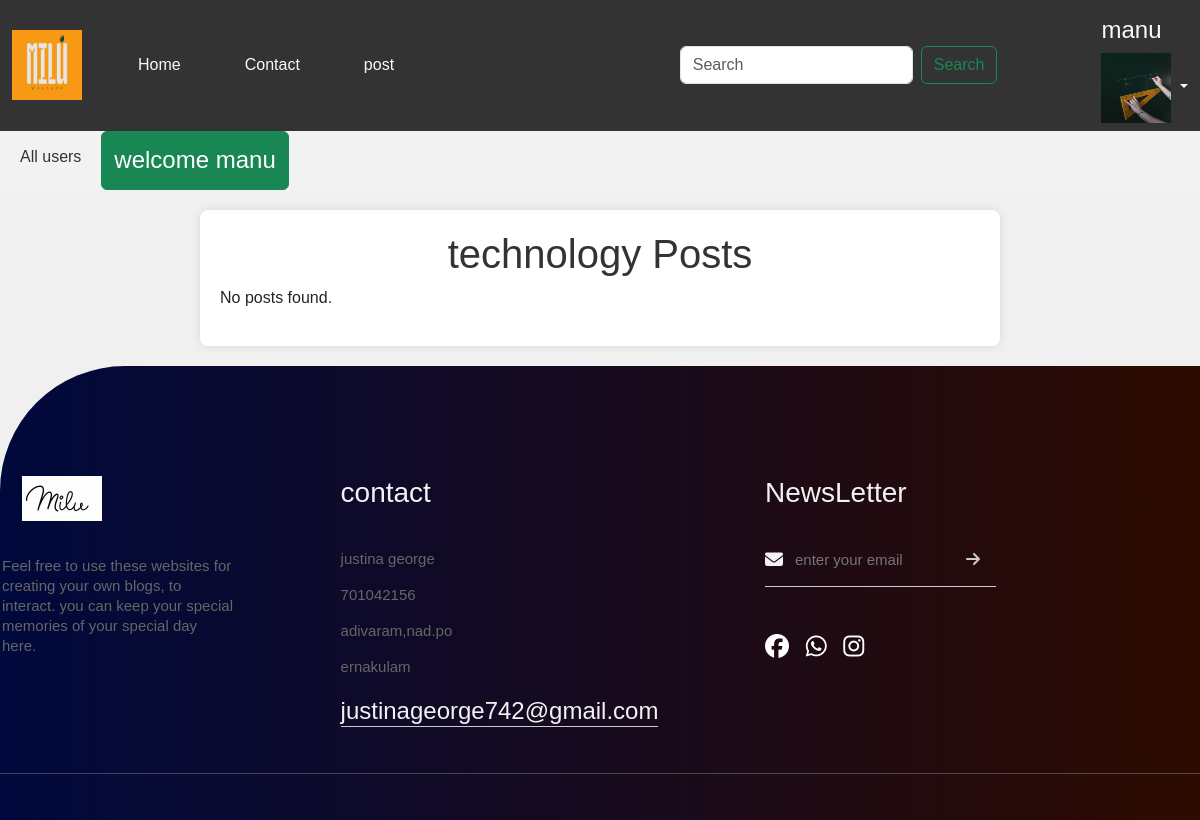
Before: /categorypost/technology/ (signed in) with the older database file.
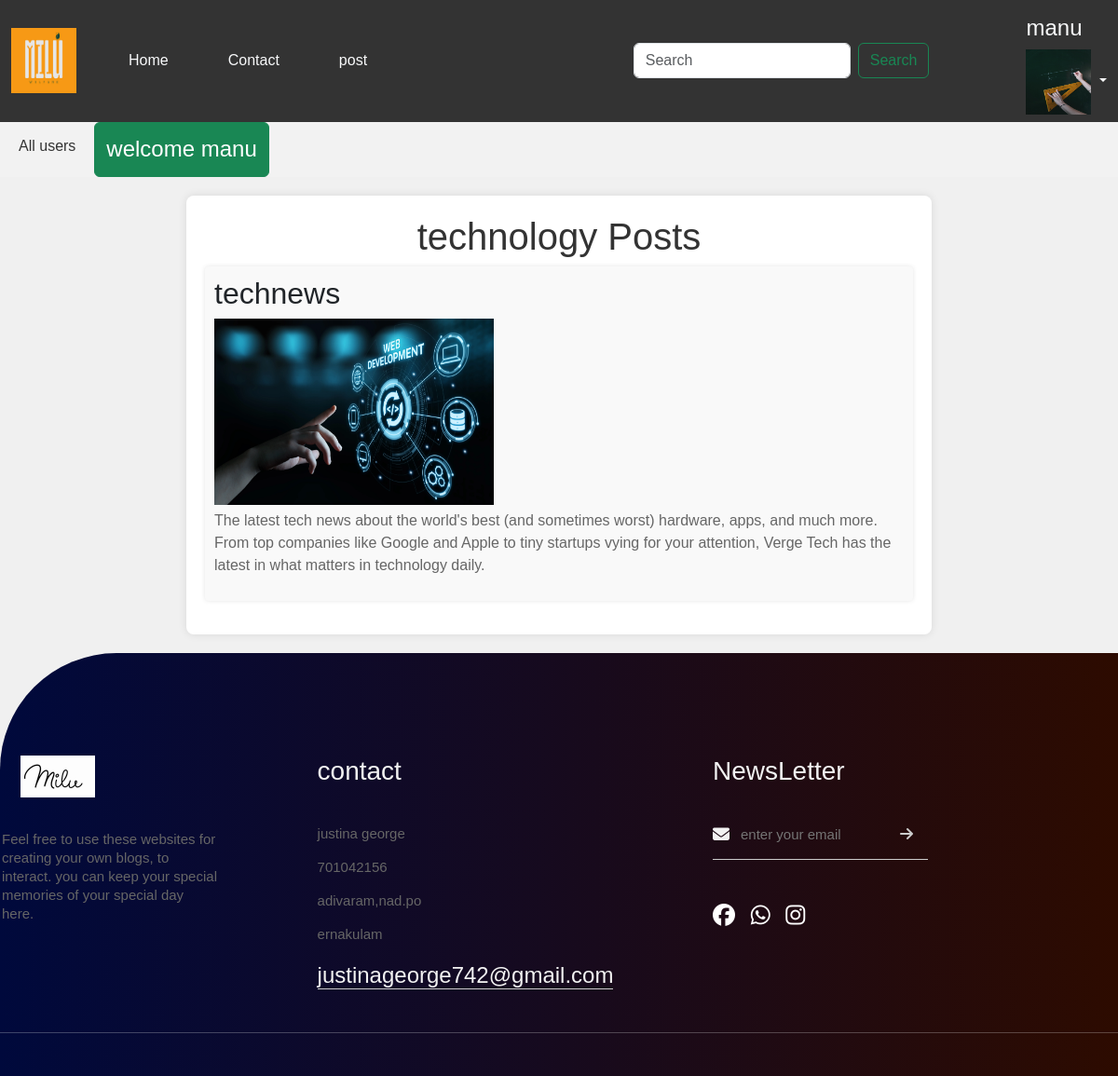
After: the same page with the newer database file.
### blogapp/models.py (models this page shows)
class Post(models.Model):
    post_id = models.AutoField(primary_key=True)
    title = models.CharField(max_length=200)
    content = models.TextField()
    url = models.CharField(max_length=100)
    cat = models.CharField(max_length=100, choices=CATEGORIES)
    image = models.ImageField(upload_to='posts/')

### blogapp/views.py (the view)
# urls.py: path("categorypost/<str:category_title>/",views.categoryPostView.as_view(),name="post_category"),
@method_decorator(decs,name="dispatch")
class categoryPostView(View):
    def get(self,request,category_title,*args,**kwargs):
        category=Category.objects.get(title=category_title)
        posts=Post.objects.filter(cat=category_title)
        return render(request,"category_post.html",{"category":category,"posts":posts})

### blogapp/templates/category_post.html (shortened to what this page needs)
{%extends 'base.html'%}
{%block body_block%}
<body>
    <div class="container">
        <h1>{{ category.title }} Posts</h1>
        <ul class="y">
            {% for post in posts %}
                <li class="x">
                    <h2>{{ post.title }}</h2>
                    <img src="{{ post.image.url }}" alt="{{ post.title }}" height="200px" width="300px">
                    <p>{{ post.content }}</p>
                </li>
            {% empty %}
                <li>No posts found.</li>
            {% endfor %}
        </ul>
    </div>
{%endblock%}

Changed rows visible on the page:
now on this page (row edited): Post: title "technews", image (picture), content "The latest tech news about the world's best (and sometimes worst) hardware, apps, and much more. From top companies like Google and Apple to tiny startups vying for your attention, Verge Tech has the latest in what matters in technology daily."
Other visible differences:
text no longer shown: "No posts found."
